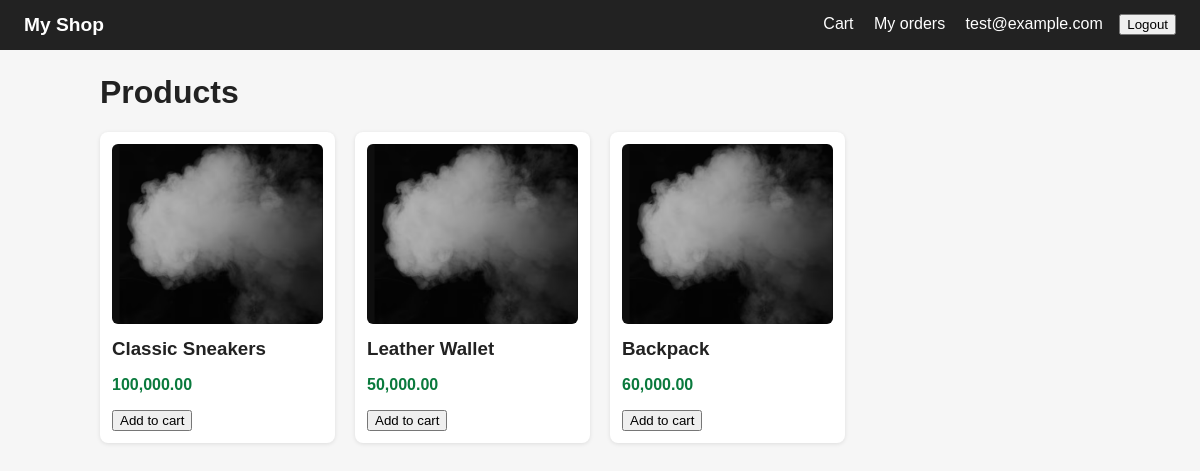
Screenshot of / (signed in) with the database file from the repository.
### models.py (models this page shows)
class User(SQLModel, table=True):
    id: Optional[int] = Field (default = None, primary_key=True)
    email:str = Field(unique=True, index=True)
    password_hash: str

class Product(SQLModel, table=True):
    id:Optional[int] = Field(default=None, primary_key=True)
    name:str
    description: str = ""
    price: float
    image: str = "placeholder.jpg"
    stock: int =10

### routers/products.py (the view)
@router.get("/")
def home (
    request: Request,
    db: Session = Depends(get_db),
    user=Depends(get_optional_user)
    ):
    products = db.exec (select(Product)).all()
    return templates.TemplateResponse(
        request, "product_list.html", {"products": products, "user": user}
    )

### templates/product_list.html (shortened to what this page needs)
{% extends "base.html" %}
{% block content %}
<h1>Products</h1>
<div class="grid">
  {% for p in products %}
  <div class="card">
    <img src="{{ url_for('static', path='images/' ~ p.image) }}" alt="{{ p.name }}">
    <h3><a href="/products/{{ p.id }}">{{ p.name }}</a></h3>
    <p class="price">{{ "{:,.2f}".format(p.price) }}</p>
    <form action="/cart/add/{{ p.id }}" method="post">
      {% if p.stock > 0 %}
        <button type="submit">Add to cart</button>
      {% else %}
        <button type="button" disabled>Out of stock</button>
      {% endif %}
    </form>
  </div>
  {% else %}
  <p>No products yet.</p>
  {% endfor %}
</div>
{% endblock %}

### templates/base.html (shortened to what this page needs)
<!DOCTYPE html>
<html lang="en">
<head>
  <link rel="stylesheet" href="{{ url_for('static', path='css/style.css') }}">
</head>
<body>
    <nav>
    <a href="/" class="brand">My Shop</a>
    <span class="nav-right">
      {% if user %}
        <a href="/cart">Cart</a>
        <a href="/orders">My orders</a>
        <span>{{ user.email }}</span>
        <form action="/logout" method="post" style="display:inline">
          <button type="submit">Logout</button>
        </form>
      {% else %}
        <a href="/login">Login</a>
        <a href="/register">Register</a>
      {% endif %}
    </span>
  </nav>
  <main>
    {% block content %}{% endblock %}
  </main>
</body>
</html>

### static/css/style.css (style rules this page uses)
body { font-family: Arial, sans-serif; margin: 0; background: #f6f6f6; color: #222; }
nav { background: #222; padding: 14px 24px; }
nav a { color: white; text-decoration: none; margin-right: 16px; }
.brand { font-weight: bold; font-size: 1.2rem; }
main { max-width: 1000px; margin: 24px auto; padding: 0 16px; }
.grid { display: grid; grid-template-columns: repeat(auto-fill, minmax(220px, 1fr)); gap: 20px; }
.card { background: white; border-radius: 8px; padding: 12px; box-shadow: 0 1px 4px rgba(0, 0, 0, 0.1); }
.card img { width: 100%; height: 180px; object-fit: cover; border-radius: 6px; }
.card h3 { margin: 10px 0 4px; }
.card a { color: inherit; text-decoration: none; }
.price { font-weight: bold; color: #0a7a3d; }
.nav-right { float: right; color: white; }
.nav-right span { margin-right: 12px; }
nav button { cursor: pointer; }

### rows the page displays
User: email "test@example.com"
Product: image (placeholder picture), name "Classic Sneakers", price "100,000.00", stock "Add to cart"
Product: image (placeholder picture), name "Leather Wallet", price "50,000.00", stock "Add to cart"
Product: image (placeholder picture), name "Backpack", price "60,000.00", stock "Add to cart"
